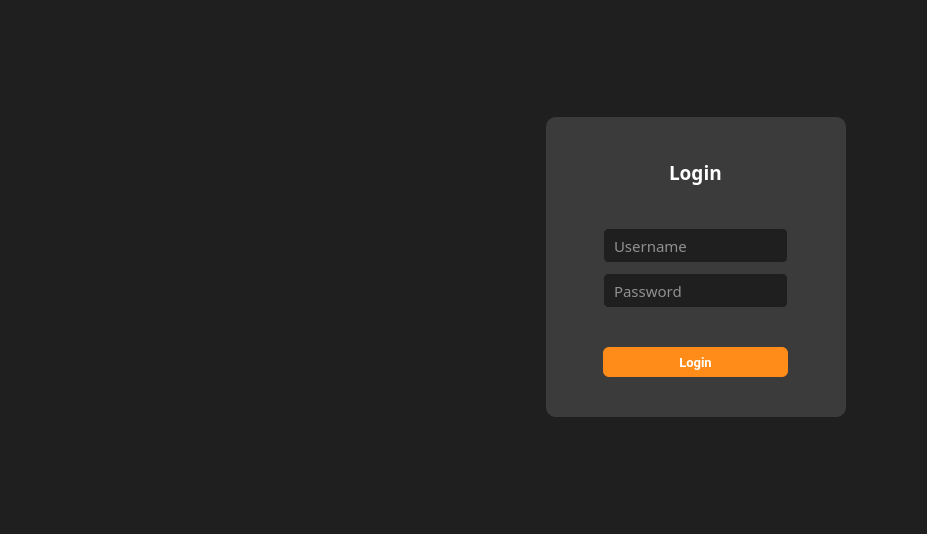
<?xml version="1.0" encoding="UTF-8"?>
<ui version="4.0">
 <class>MainWindow</class>
 <widget class="QMainWindow" name="MainWindow">
  <property name="geometry">
   <rect>
    <x>0</x>
    <y>0</y>
    <width>915</width>
    <height>534</height>
   </rect>
  </property>
  <property name="windowTitle">
   <string>MainWindow</string>
  </property>
  <property name="styleSheet">
   <string notr="true">QWidget{
	background-color:#1F1F1F;
	
}</string>
  </property>
  <widget class="QWidget" name="centralwidget">
   <layout class="QHBoxLayout" name="horizontalLayout">
    <property name="spacing">
     <number>6</number>
    </property>
    <property name="rightMargin">
     <number>50</number>
    </property>
    <item>
     <widget class="QWidget" name="rightWidget" native="true"/>
    </item>
    <item>
     <widget class="QWidget" name="widget" native="true">
      <property name="minimumSize">
       <size>
        <width>500</width>
        <height>0</height>
       </size>
      </property>
      <layout class="QVBoxLayout" name="verticalLayout_4">
       <item>
        <widget class="QPushButton" name="pushButton">
         <property name="styleSheet">
          <string notr="true">border:none;</string>
         </property>
         <property name="text">
          <string/>
         </property>
         <property name="icon">
          <iconset resource="resource1_rc.qrc">
           <normaloff>:/iCons/icons/CoffitoLogo (2).png</normaloff>:/iCons/icons/CoffitoLogo (2).png</iconset>
         </property>
         <property name="iconSize">
          <size>
           <width>400</width>
           <height>400</height>
          </size>
         </property>
        </widget>
       </item>
      </layout>
     </widget>
    </item>
    <item alignment="Qt::AlignmentFlag::AlignRight">
     <widget class="QWidget" name="widget_2" native="true">
      <property name="minimumSize">
       <size>
        <width>350</width>
        <height>494</height>
       </size>
      </property>
      <layout class="QVBoxLayout" name="verticalLayout">
       <item>
        <spacer name="verticalSpacer">
         <property name="orientation">
          <enum>Qt::Orientation::Vertical</enum>
         </property>
         <property name="sizeHint" stdset="0">
          <size>
           <width>20</width>
           <height>90</height>
          </size>
         </property>
        </spacer>
       </item>
       <item alignment="Qt::AlignmentFlag::AlignHCenter|Qt::AlignmentFlag::AlignVCenter">
        <widget class="QWidget" name="widget_3" native="true">
         <property name="sizePolicy">
          <sizepolicy hsizetype="Expanding" vsizetype="Preferred">
           <horstretch>0</horstretch>
           <verstretch>0</verstretch>
          </sizepolicy>
         </property>
         <property name="minimumSize">
          <size>
           <width>300</width>
           <height>300</height>
          </size>
         </property>
         <property name="styleSheet">
          <string notr="true">QWidget{
	background-color:rgb(59,59,59);
	border-radius:10px;
}</string>
         </property>
         <layout class="QVBoxLayout" name="verticalLayout_3">
          <item>
           <spacer name="verticalSpacer_3">
            <property name="orientation">
             <enum>Qt::Orientation::Vertical</enum>
            </property>
            <property name="sizeHint" stdset="0">
             <size>
              <width>20</width>
              <height>25</height>
             </size>
            </property>
           </spacer>
          </item>
          <item alignment="Qt::AlignmentFlag::AlignHCenter">
           <widget class="QLabel" name="dashboardTxt">
            <property name="font">
             <font>
              <family>Poppins SemiBold</family>
              <pointsize>14</pointsize>
              <bold>true</bold>
             </font>
            </property>
            <property name="styleSheet">
             <string notr="true">QLabel{
	color:white;
	text-align:center;
}</string>
            </property>
            <property name="text">
             <string>Login</string>
            </property>
           </widget>
          </item>
          <item>
           <spacer name="verticalSpacer_4">
            <property name="orientation">
             <enum>Qt::Orientation::Vertical</enum>
            </property>
            <property name="sizeHint" stdset="0">
             <size>
              <width>20</width>
              <height>25</height>
             </size>
            </property>
           </spacer>
          </item>
          <item>
           <layout class="QVBoxLayout" name="verticalLayout_2">
            <property name="spacing">
             <number>10</number>
            </property>
            <item alignment="Qt::AlignmentFlag::AlignHCenter">
             <widget class="QLineEdit" name="lineEdit_7">
              <property name="sizePolicy">
               <sizepolicy hsizetype="Fixed" vsizetype="Fixed">
                <horstretch>0</horstretch>
                <verstretch>0</verstretch>
               </sizepolicy>
              </property>
              <property name="minimumSize">
               <size>
                <width>185</width>
                <height>35</height>
               </size>
              </property>
              <property name="maximumSize">
               <size>
                <width>16777215</width>
                <height>30</height>
               </size>
              </property>
              <property name="font">
               <font>
                <family>Poppins Medium</family>
                <pointsize>11</pointsize>
               </font>
              </property>
              <property name="styleSheet">
               <string notr="true">QLineEdit {
    background-color: #1F1F1F;
    border: 1px solid #3B3B3B;
    border-radius: 5px;
    padding: 8px;
    color: white;
}

QLineEdit:focus {
    border-color: #FF8C18; /* Change border color when line edit is focused */
}

QLineEdit::placeholder {
    color: #808080; /* Placeholder text color */
}

QLineEdit::hover {
    background-color: #272727; /* Change background color on hover */
}
</string>
              </property>
              <property name="placeholderText">
               <string>Username</string>
              </property>
             </widget>
            </item>
            <item alignment="Qt::AlignmentFlag::AlignHCenter">
             <widget class="QLineEdit" name="lineEdit_8">
              <property name="sizePolicy">
               <sizepolicy hsizetype="Fixed" vsizetype="Fixed">
                <horstretch>0</horstretch>
                <verstretch>0</verstretch>
               </sizepolicy>
              </property>
              <property name="minimumSize">
               <size>
                <width>185</width>
                <height>35</height>
               </size>
              </property>
              <property name="maximumSize">
               <size>
                <width>16777215</width>
                <height>30</height>
               </size>
              </property>
              <property name="font">
               <font>
                <family>Poppins Medium</family>
                <pointsize>11</pointsize>
               </font>
              </property>
              <property name="styleSheet">
               <string notr="true">QLineEdit {
    background-color: #1F1F1F;
    border: 1px solid #3B3B3B;
    border-radius: 5px;
    padding: 8px;
    color: white;
}

QLineEdit:focus {
    border-color: #FF8C18; /* Change border color when line edit is focused */
}

QLineEdit::placeholder {
    color: #808080; /* Placeholder text color */
}

QLineEdit::hover {
    background-color: #272727; /* Change background color on hover */
}
</string>
              </property>
              <property name="placeholderText">
               <string>Password</string>
              </property>
             </widget>
            </item>
           </layout>
          </item>
          <item>
           <spacer name="verticalSpacer_6">
            <property name="orientation">
             <enum>Qt::Orientation::Vertical</enum>
            </property>
            <property name="sizeHint" stdset="0">
             <size>
              <width>20</width>
              <height>24</height>
             </size>
            </property>
           </spacer>
          </item>
          <item alignment="Qt::AlignmentFlag::AlignHCenter">
           <widget class="QPushButton" name="loginButton_2">
            <property name="minimumSize">
             <size>
              <width>185</width>
              <height>30</height>
             </size>
            </property>
            <property name="maximumSize">
             <size>
              <width>150</width>
              <height>25</height>
             </size>
            </property>
            <property name="font">
             <font>
              <family>Roboto</family>
              <pointsize>10</pointsize>
              <bold>true</bold>
             </font>
            </property>
            <property name="styleSheet">
             <string notr="true">QPushButton {
    padding: 6px 14px;
    font-family: &quot;Roboto&quot;, sans-serif;
    border-radius: 6px;
    border: none;
    color: white;
    background: #FF8C18;
    box-shadow: 0px 0.5px 1.5px rgba(54, 122, 246, 0.25), inset 0px 0.8px 0px -0.25px rgba(255, 255, 255, 0.2);
    user-select: none;
    -webkit-user-select: none;
    touch-action: manipulation;
    transition: background-color 0.2s, box-shadow 0.2s; 
}
QPushButton::pressed {
    background-color: #B7B7B7;
    box-shadow: 0px 1px 2px rgba(0, 0, 0, 0.5) inset;
	color:black;
}
QPushButton:hover {
    background-color: #FFA54E; 
}</string>
            </property>
            <property name="text">
             <string>Login</string>
            </property>
            <property name="checkable">
             <bool>true</bool>
            </property>
            <property name="autoExclusive">
             <bool>false</bool>
            </property>
           </widget>
          </item>
          <item>
           <spacer name="verticalSpacer_7">
            <property name="orientation">
             <enum>Qt::Orientation::Vertical</enum>
            </property>
            <property name="sizeHint" stdset="0">
             <size>
              <width>20</width>
              <height>25</height>
             </size>
            </property>
           </spacer>
          </item>
         </layout>
        </widget>
       </item>
       <item>
        <spacer name="verticalSpacer_2">
         <property name="orientation">
          <enum>Qt::Orientation::Vertical</enum>
         </property>
         <property name="sizeHint" stdset="0">
          <size>
           <width>20</width>
           <height>90</height>
          </size>
         </property>
        </spacer>
       </item>
      </layout>
     </widget>
    </item>
    <item>
     <widget class="QWidget" name="widget_5" native="true"/>
    </item>
   </layout>
  </widget>
 </widget>
 <resources>
  <include location="resource1_rc.qrc"/>
  <include location="main_resource.qrc"/>
 </resources>
 <connections/>
</ui>
